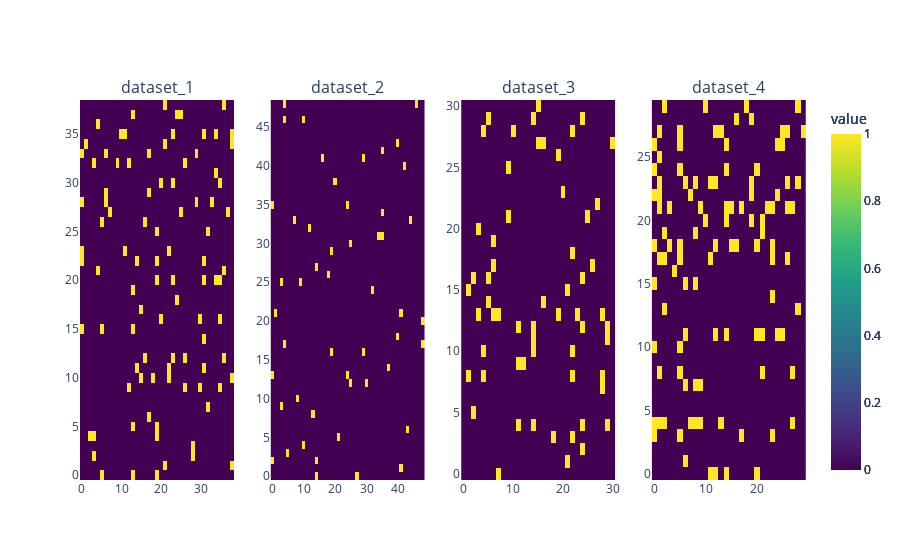

Notebook code for this chart:
### Code cell
show_result([graph_matrix_1, graph_matrix_2, graph_matrix_3, graph_matrix_4])

### Figure 1 — Plotly figure (JSON) as saved in the notebook; plotly's stock layout.template omitted (floating-point values rounded to 4 significant figures; data arrays with more than 128 entries replaced by an {"elided": "..."} marker saying what was removed)
{"data": [{"colorbar": {"title": {"text": "value"}}, "colorscale": [[0, "#440154"], [0.1111, "#482878"], [0.2222, "#3e4989"], [0.3333, "#31688e"], [0.4444, "#26828e"], [0.5556, "#1f9e89"], [0.6667, "#35b779"], [0.7778, "#6ece58"], [0.8889, "#b5de2b"], [1, "#fde725"]], "type": "heatmap", "x": {"elided": "1521 int values"}, "xaxis": "x", "y": {"elided": "1521 int values"}, "yaxis": "y", "z": {"elided": "1521 int values"}}, {"colorbar": {"title": {"text": "value"}}, "colorscale": [[0, "#440154"], [0.1111, "#482878"], [0.2222, "#3e4989"], [0.3333, "#31688e"], [0.4444, "#26828e"], [0.5556, "#1f9e89"], [0.6667, "#35b779"], [0.7778, "#6ece58"], [0.8889, "#b5de2b"], [1, "#fde725"]], "type": "heatmap", "x": {"elided": "2401 int values"}, "xaxis": "x2", "y": {"elided": "2401 int values"}, "yaxis": "y2", "z": {"elided": "2401 int values"}}, {"colorbar": {"title": {"text": "value"}}, "colorscale": [[0, "#440154"], [0.1111, "#482878"], [0.2222, "#3e4989"], [0.3333, "#31688e"], [0.4444, "#26828e"], [0.5556, "#1f9e89"], [0.6667, "#35b779"], [0.7778, "#6ece58"], [0.8889, "#b5de2b"], [1, "#fde725"]], "type": "heatmap", "x": {"elided": "961 int values"}, "xaxis": "x3", "y": {"elided": "961 int values"}, "yaxis": "y3", "z": {"elided": "961 int values"}}, {"colorbar": {"title": {"text": "value"}}, "colorscale": [[0, "#440154"], [0.1111, "#482878"], [0.2222, "#3e4989"], [0.3333, "#31688e"], [0.4444, "#26828e"], [0.5556, "#1f9e89"], [0.6667, "#35b779"], [0.7778, "#6ece58"], [0.8889, "#b5de2b"], [1, "#fde725"]], "type": "heatmap", "x": {"elided": "900 int values"}, "xaxis": "x4", "y": {"elided": "900 int values"}, "yaxis": "y4", "z": {"elided": "900 int values"}}], "layout": {"annotations": [{"font": {"size": 16}, "showarrow": false, "text": "dataset_1", "x": 0.1062, "xanchor": "center", "xref": "paper", "y": 1, "yanchor": "bottom", "yref": "paper"}, {"font": {"size": 16}, "showarrow": false, "text": "dataset_2", "x": 0.3688, "xanchor": "center", "xref": "paper", "y": 1, "yanchor": "bottom", "yref": "paper"}, {"font": {"size": 16}, "showarrow": false, "text": "dataset_3", "x": 0.6313, "xanchor": "center", "xref": "paper", "y": 1, "yanchor": "bottom", "yref": "paper"}, {"font": {"size": 16}, "showarrow": false, "text": "dataset_4", "x": 0.8938, "xanchor": "center", "xref": "paper", "y": 1, "yanchor": "bottom", "yref": "paper"}], "xaxis": {"anchor": "y", "domain": [0, 0.2125]}, "xaxis2": {"anchor": "y2", "domain": [0.2625, 0.475]}, "xaxis3": {"anchor": "y3", "domain": [0.525, 0.7375]}, "xaxis4": {"anchor": "y4", "domain": [0.7875, 1]}, "yaxis": {"anchor": "x", "domain": [0, 1]}, "yaxis2": {"anchor": "x2", "domain": [0, 1]}, "yaxis3": {"anchor": "x3", "domain": [0, 1]}, "yaxis4": {"anchor": "x4", "domain": [0, 1]}}}
